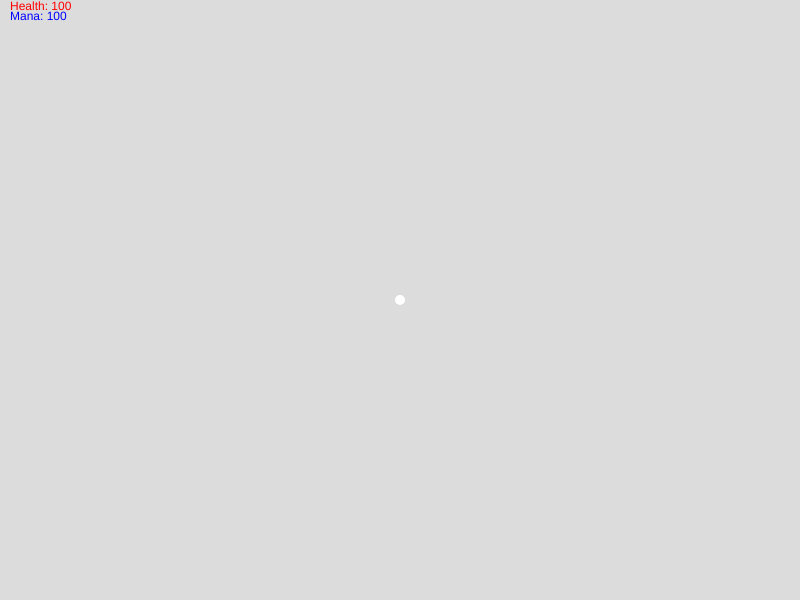
Frame 1 (no input)
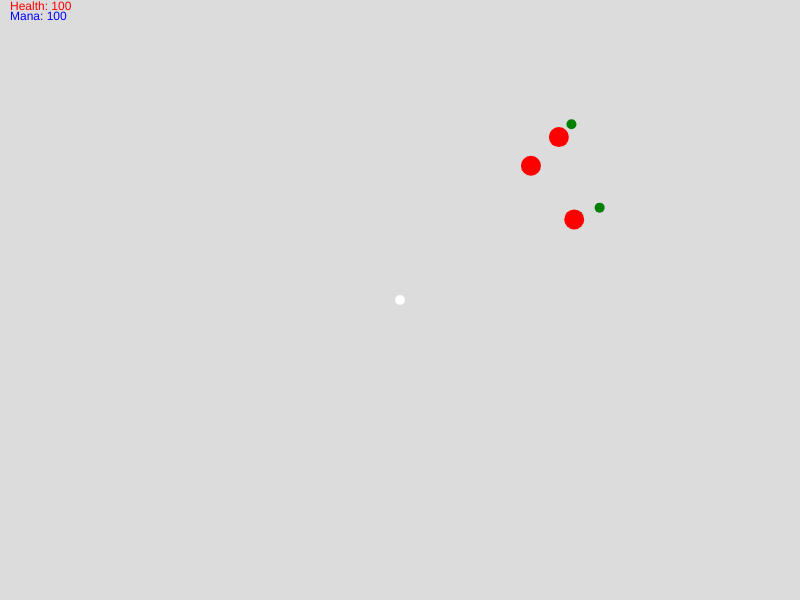
Frame 60 (no input)
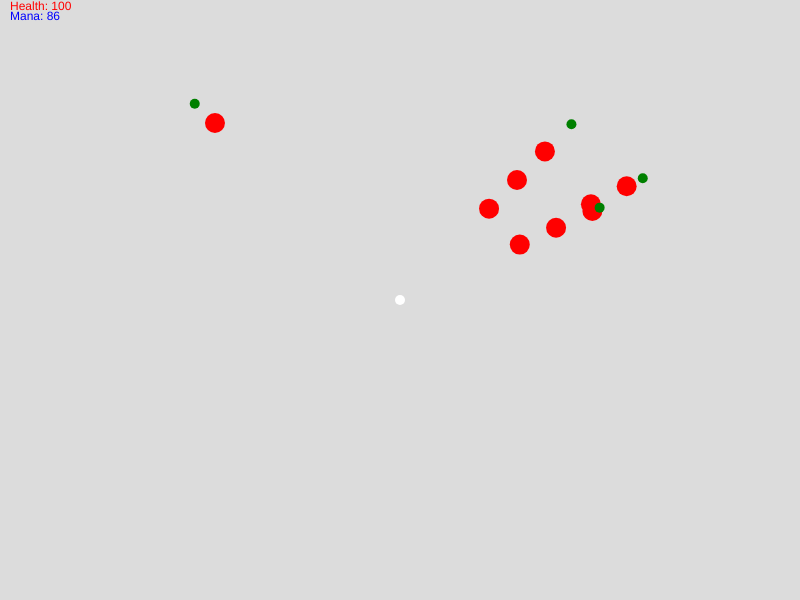
Frame 120 (the mouse pressed at the canvas centre since frame 60)

The p5.js sketch that drew these frames (run headless with seeded random() and noise() and a simulated clock; from frame 60 on, the mouse is pressed at the canvas centre):

// p5.js sketch
// ── sketch.js
class Vektor {
  constructor(x, y) {
    this.x = x;
    this.y = y;
  }
  betrag() {
    return Math.sqrt((this.x ** 2) + (this.y ** 2));
  }
  normieren() {
    this.div(this.betrag())
  }
  div(d) {
    this.x /= d;
    this.y /= d;
  }
  mult(m) {
    this.x *= m;
    this.y *= m;
  }
}
class Value {
  constructor(start, max_value) {
    this.current_value = start;
    this.max_value = max_value;
  }
  increase(s = 1) {
    this.current_value += s;
    if (this.current_value > this.max_value) {
      this.current_value = this.max_value;
    }
  }
}
class MagicSystem {
  constructor() {
    this.objects = [];
  }
  run() {
    for (let i = 0; i < this.objects.length; i++) {
      this.objects[i].run();
      if (this.objects[i].shouldDelete) {
        this.objects.splice(i, 1);
        i--;
      }
    }
  }
  add(m) {
    this.objects.push(m);
  }
}
class MagicObject {
  constructor(cx, cy, tx, ty) {
    this.current_x = cx;
    this.current_y = cy;
    this.target_x = tx;
    this.target_y = ty;

    this.shouldDelete = false;
  }
  run() {}
}
class BloodMagic extends MagicObject {
  constructor(cx, cy, tx, ty, v) {
    super(cx, cy, tx, ty);
    
    this.v = new Vektor(tx - cx, ty - cy);
    this.v.normieren();
    this.v.mult(v);
    
    this.timer = 200;
  }
  run() {
    this.move();
    this.render();
    this.checkCollision();
    
    this.timer--;
    if(this.timer < 0) this.shouldDelete = true;
  }
  render() {
    noStroke();
    fill("red");
    ellipse(this.current_x, this.current_y, 20);
  }
  move() {
    this.current_x += this.v.x;
    this.current_y += this.v.y;
  }
  checkCollision() {
    
  }
}
class BlitzMagic extends MagicObject {
  constructor(cx, cy, tx, ty) {
    super(cx, cy, tx, ty);
    this.timer = 20;
  }
  run() {
    this.render();
    this.timer--;
    if (this.timer < 0) {
      this.shouldDelete = true;
    }
  }
  render() {
    strokeWeight(5);
    stroke("blue");
    line(this.current_x, this.current_y, this.target_x, this.target_y);
  }
}
class Player {
  constructor(x, y) {
    this.ticks = 0;
    this.health = new Value(100, 100);
    this.mana = new Value(100, 100);
    this.x = x;
    this.y = y;
  }
  run() {
    this.move();
    this.health.increase();
    if (this.ticks % 10 == 0) this.mana.increase();

    this.render();
    this.gui();

    this.ticks++;
  }
  render() {
    noStroke();
    fill("white");
    ellipse(this.x, this.y, 10);
  }
  gui() {
    noStroke();
    fill("red");
    text(`Health: ${this.health.current_value}`, 10, 10);
    fill("blue");
    text(`Mana: ${this.mana.current_value}`, 10, 20);
  }
  move() {
    const speed = 5;
    if (keyIsDown(87)) {
      // w
      this.y -= speed;
    }
    if (keyIsDown(65)) {
      // a
      this.x -= speed;
    }
    if (keyIsDown(83)) {
      // s
      this.y += speed;
    }
    if (keyIsDown(68)) {
      // d
      this.x += speed;
    }

    if (this.y < 0) {
      this.y = 0;
    }
    if (this.y > height) {
      this.y = height;
    }
    if (this.x < 0) {
      this.x = 0;
    }
    if (this.x > width) {
      this.x = width;
    }
  }
  action() {
    if (mouseButton === LEFT) {
      if (this.mana.current_value - 20 >= 0) {
        magic_system.add(new BlitzMagic(this.x, this.y, mouseX, mouseY));
        this.mana.current_value -= 20;
      }
    }
  }
}
class MonsterSystem {
  constructor() {
    this.ticks = 0;
    this.monsters = [];
  }
  run() {
    for(let i = 0; i < this.monsters.length;i++) {
      this.monsters[i].run();
    }
    
    if(this.ticks % 30 == 0) {
      this.spawn();
    }
    
    this.ticks++;
  }
  spawn() {
    this.monsters.push(new Monster(random(width), random(height)));
  }
}
class Monster {
  constructor(x, y) {
    this.ticks = 0;
    this.x = x;
    this.y = y;
  }
  run() {
    this.render();
    
    if(this.ticks % 40 == 0) {
      this.attack();
    }
    
    this.ticks++;
  }
  render() {
    noStroke();
    fill('green');
    ellipse(this.x, this.y, 10);
  }
  attack() {
    magic_system.add(new BloodMagic(this.x, this.y, player.x, player.y, 1));
  }
}
let magic_system = new MagicSystem();
let monster_system = new MonsterSystem();
let player;
function setup() {
  createCanvas(800, 600);
  player = new Player(width / 2, height / 2);
}

function draw() {
  background(220);
  player.run();
  magic_system.run();
  monster_system.run();
}
function mousePressed() {
  player.action();
}
